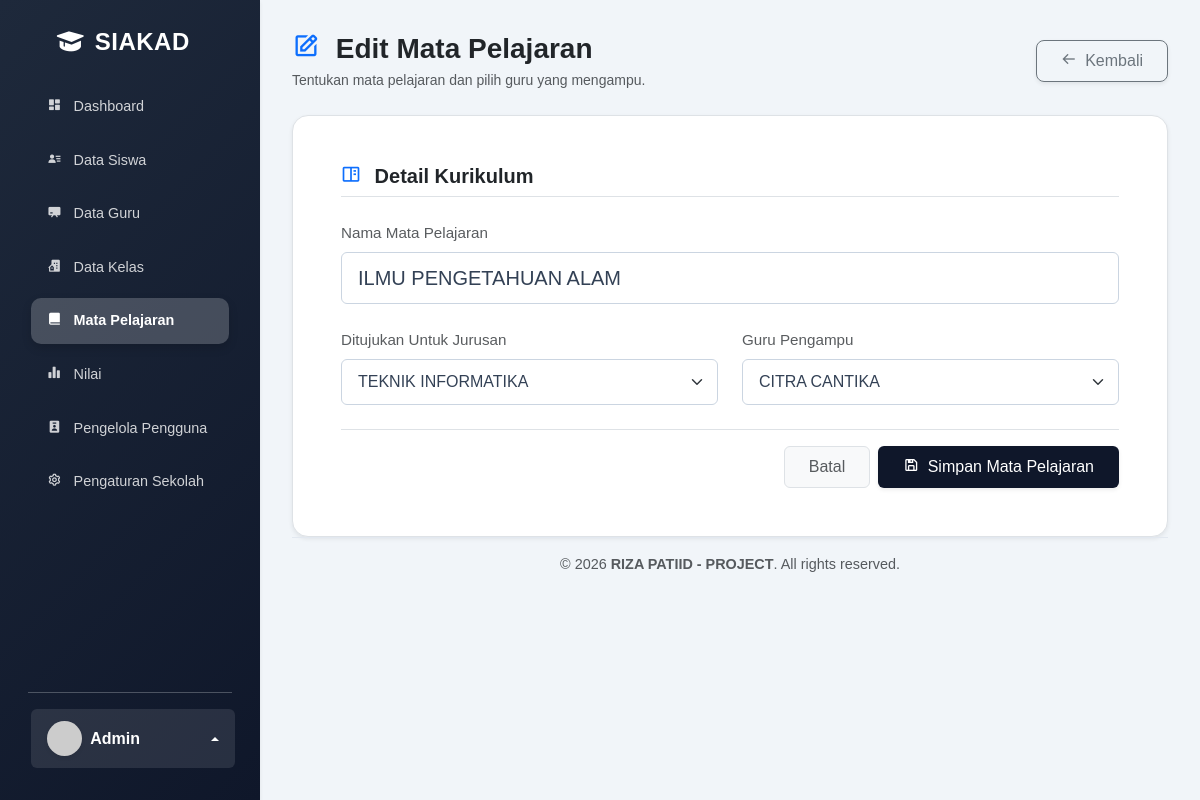
Page /pages/mapel.php?action=edit&id=1 (signed in) on the committed database.
### tables this page shows
CREATE TABLE IF NOT EXISTS mapel (
    id INT AUTO_INCREMENT PRIMARY KEY,
    nama_mapel VARCHAR(100) NOT NULL,
    jurusan VARCHAR(50) NOT NULL,
    nip_guru VARCHAR(20) NOT NULL,
    FOREIGN KEY (nip_guru) REFERENCES guru(nip) ON DELETE CASCADE ON UPDATE CASCADE
);

CREATE TABLE IF NOT EXISTS pengaturan_sekolah (
    id INT AUTO_INCREMENT PRIMARY KEY,
    nama_sekolah VARCHAR(100) NOT NULL,
    tahun_ajaran VARCHAR(20) NOT NULL,
    daftar_tahun_ajaran TEXT,
    semester ENUM('Ganjil', 'Genap') DEFAULT 'Ganjil',
    daftar_jurusan TEXT,
    kepala_sekolah VARCHAR(100),
    email VARCHAR(100),
    telepon VARCHAR(20),
    alamat TEXT,
    logo VARCHAR(255) DEFAULT NULL
);

CREATE TABLE IF NOT EXISTS guru (
    nip VARCHAR(20) PRIMARY KEY,
    nama VARCHAR(100) NOT NULL,
    telp VARCHAR(20) NOT NULL,
    agama VARCHAR(20) NOT NULL,
    alamat TEXT NOT NULL,
    foto VARCHAR(255) DEFAULT NULL,
    status VARCHAR(20) DEFAULT 'Aktif'
);

### pages/mapel.php (the view, shortened to what this page needs)
<?php
include '../config/db.php';
$action = $_GET['action'] ?? 'list';
include '../layouts/header.php';
$config_res = $conn->query("SELECT daftar_jurusan FROM pengaturan_sekolah WHERE id=1");
$config_data = $config_res->fetch_assoc();
$jurusan_list = array_map('trim', explode(',', $config_data['daftar_jurusan']));
?>
<div class="container-fluid bg-transparent p-0">
    <?php if ($action == 'list'): ?>
        <div class="d-flex flex-column flex-md-row justify-content-between align-items-md-center gap-3 mb-4">
            <div>
                <h3 class="fw-bold mb-1 text-dark"><i class='bx bxs-book-alt text-primary me-2'></i> Mata Pelajaran</h3>
                <p class="text-muted mb-0 small">Kelola kurikulum mata pelajaran dan guru pengampu.</p>
            </div>
            <a href="mapel.php?action=add" class="btn fw-bold rounded-3 px-4 shadow-sm text-white d-flex align-items-center justify-content-center"
               style="background-color: #0f172a; border: none; transition: all 0.3s ease; height: 45px;"
               onmouseover="this.style.backgroundColor='#3b82f6'; this.style.transform='translateY(-2px)'"
               onmouseout="this.style.backgroundColor='#0f172a'; this.style.transform='translateY(0)'">
                <i class='bx bx-plus-circle me-2 fs-5'></i> Mapel Baru
            </a>
        </div>
        <div class="bg-white p-4 rounded-4 border shadow-sm">
            <div class="table-responsive">
                <table class="table table-hover align-middle datatable">
                    <thead class="table-light text-muted">
                        <tr>
                            <th class="fw-semibold pb-3">Mata Pelajaran</th>
                            <th class="fw-semibold pb-3 d-none d-md-table-cell">Jurusan</th>
                            <th class="fw-semibold pb-3">Guru Pengampu</th>
                            <th class="fw-semibold pb-3 text-end">Aksi</th>
                        </tr>
                    </thead>
                    <tbody>
                        <?php
                        $query = "SELECT m.*, g.nama as nama_guru, g.foto as foto_guru FROM mapel m LEFT JOIN guru g ON m.nip_guru = g.nip";
                        $result = $conn->query($query);
                        while ($row = $result->fetch_assoc()):
                        ?>
                        <tr>
                            <td>
                                <div class="d-flex align-items-center">
                                    <div class="bg-primary bg-opacity-10 text-primary rounded-3 d-flex align-items-center justify-content-center fw-bold me-3 shadow-sm" style="width:40px;height:40px;">
                                        <i class='bx bx-book' style="font-size: 1.2rem;"></i>
                                    </div>
                                    <div>
                                        <span class="fw-bold text-dark d-block" style="font-size: 0.95rem;"><?php echo $row['nama_mapel']; ?></span>
                                        <small class="text-muted d-md-none"><?php echo $row['jurusan']; ?></small>
                                    </div>
                                </div>
                            </td>
                            <td class="d-none d-md-table-cell">
                                <span class="badge bg-light text-dark border px-2 py-1 rounded-pill small"><?php echo $row['jurusan']; ?></span>
                            </td>
                            <td>
                                <div class="d-flex align-items-center">
                                    <?php if($row['foto_guru']): ?>
                                        <img src="../<?php echo $row['foto_guru']; ?>" width="30" height="30" class="rounded-circle me-2" style="object-fit:cover;">
                                    <?php else: ?>
                                        <div class="bg-secondary bg-opacity-10 text-secondary rounded-circle d-flex align-items-center justify-content-center me-2" style="width:30px;height:30px; font-size: 0.8rem;">
                                            <i class='bx bx-user'></i>
                                        </div>
                                    <?php endif; ?>
                                    <span class="fw-medium text-dark small"><?php echo $row['nama_guru'] ?? 'Belum Ditentukan'; ?></span>
                                </div>
                            </td>
                            <td class="text-end">
                                <div class="d-flex justify-content-end gap-3 align-items-center">
                                    <a href="mapel.php?action=edit&id=<?php echo $row['id']; ?>" class="btn btn-link text-warning p-0 text-decoration-none" title="Edit Data">
                                        <i class='bx bx-edit-alt fs-4'></i>
                                    </a>
                                    <a href="mapel.php?action=delete&id=<?php echo $row['id']; ?>" class="btn btn-link text-danger p-0 text-decoration-none btn-delete" title="Hapus Data">
                                        <i class='bx bx-trash fs-4'></i>
                                    </a>
                                </div>
                            </td>
                        </tr>
                        <?php endwhile; ?>
                    </tbody>
                </table>
            </div>
        </div>
    <?php elseif ($action == 'add' || $action == 'edit'):
        $row = null;
        if ($action == 'edit' && isset($_GET['id'])) {
            $id = (int)$_GET['id'];
            $result = $conn->query("SELECT * FROM mapel WHERE id=$id");
            $row = $result->fetch_assoc();
        }
        $guru_result = $conn->query("SELECT * FROM guru ORDER BY nama ASC");
    ?>
        <div class="d-flex justify-content-between align-items-center mb-4">
            <div>
                <h3 class="fw-bold mb-1 text-dark"><i class='bx bx-edit text-primary me-2'></i> <?php echo $action == 'add' ? 'Tambah Mata Pelajaran' : 'Edit Mata Pelajaran'; ?></h3>
                <p class="text-muted mb-0 small">Tentukan mata pelajaran dan pilih guru yang mengampu.</p>
            </div>
            <a href="mapel.php" class="btn btn-outline-secondary fw-medium rounded-3 px-4 shadow-sm">
                <i class='bx bx-arrow-back me-1'></i> Kembali
            </a>
        </div>
        <form method="POST">
            <div class="bg-white p-4 p-lg-5 rounded-4 border shadow-sm">
                <h5 class="fw-bold text-dark mb-4 pb-2 border-bottom"><i class='bx bx-book-content text-primary me-2'></i> Detail Kurikulum</h5>
                <div class="row g-4 mb-4">
                    <div class="col-md-12">
                        <label class="form-label fw-medium text-muted">Nama Mata Pelajaran</label>
                        <input type="text" name="nama_mapel" class="form-control form-control-lg" value="<?php echo $row['nama_mapel'] ?? ''; ?>" placeholder="Masukkan nama mapel..." required>
                    </div>
                    <div class="col-md-6">
                        <label class="form-label fw-medium text-muted">Ditujukan Untuk Jurusan</label>
                        <select name="jurusan" class="form-select" required>
                            <?php foreach($jurusan_list as $jur): ?>
                                <option value="<?php echo $jur; ?>" <?php echo (isset($row['jurusan']) && $row['jurusan'] == $jur) ? 'selected' : ''; ?>><?php echo $jur; ?></option>
                            <?php endforeach; ?>
                        </select>
                    </div>
                    <div class="col-md-6">
                        <label class="form-label fw-medium text-muted">Guru Pengampu</label>
                        <select name="nip_guru" class="form-select" required>
                            <?php while ($g = $guru_result->fetch_assoc()): ?>
                                <option value="<?php echo $g['nip']; ?>" <?php echo (isset($row['nip_guru']) && $row['nip_guru'] == $g['nip']) ? 'selected' : ''; ?>>
                                    <?php echo $g['nama']; ?>
                                </option>
                            <?php endwhile; ?>
                        </select>
                    </div>
                </div>
                <div class="d-flex flex-column flex-md-row justify-content-end gap-2 pt-3 border-top">
                    <a href="mapel.php" class="btn btn-light border px-4 py-2 fw-medium text-muted">Batal</a>
                    <button type="submit" class="btn px-4 py-2 fw-medium text-white shadow-sm" style="background-color: #0f172a; transition: all 0.3s;" onmouseover="this.style.backgroundColor='#3b82f6'" onmouseout="this.style.backgroundColor='#0f172a'">
                        <i class='bx bx-save me-1'></i> Simpan Mata Pelajaran
                    </button>
                </div>
            </div>
        </form>
    <?php endif; ?>
</div>
<?php include '../layouts/footer.php'; ?>

### assets/css/style.css (style rules this page uses)
:root { --primary-color: #1e293b; --secondary-color: #0f172a; --accent-color: #3b82f6; --success-color: #10b981; --dark-color: #1e293b; --light-color: #f8fafc; --bg-color: #f1f5f9; --text-color: #334155; --card-bg: #ffffff; }
body { font-family: 'Poppins', sans-serif; background-color: var(--bg-color); color: var(--text-color); }
.btn { border-radius: 6px; font-weight: 500; padding: 0.5rem 1.2rem; transition: all 0.2s ease; }
.form-control, .form-select { border-radius: 6px; padding: 0.6rem 1rem; border: 1px solid #cbd5e1; color: var(--text-color); transition: all 0.2s ease; }
label { font-weight: 500; margin-bottom: 0.4rem; color: #475569; font-size: 0.95rem; }

### rows in the picture
mapel: nama_mapel "ILMU PENGETAHUAN ALAM", jurusan "TEKNIK INFORMATIKA", nip_guru "CITRA CANTIKA"

### other values in the picture
$user_display_name "Admin"
